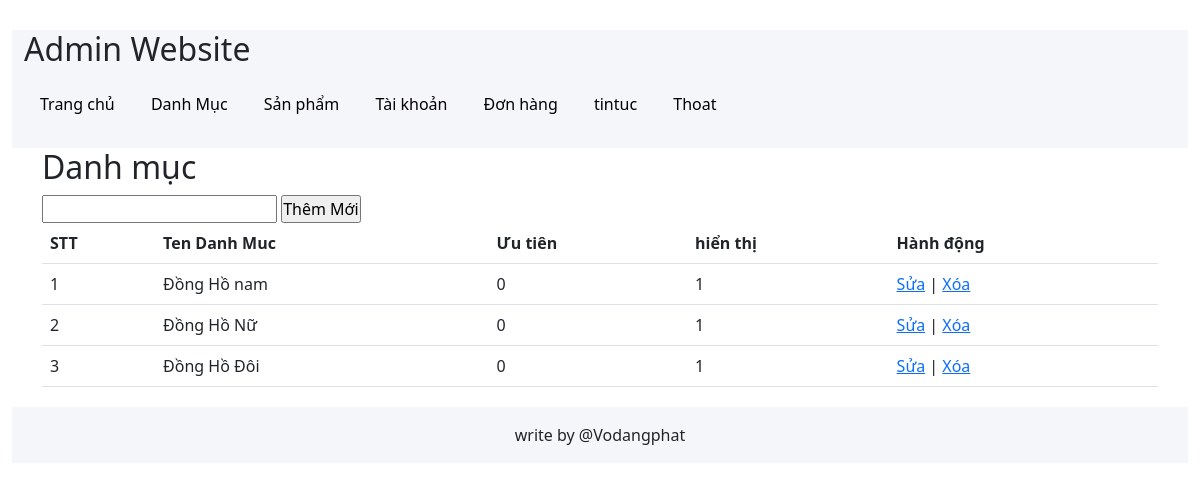
Page /admin/admin_index.php?act=danhmuc (signed in) on the committed database.
### tables this page shows
CREATE TABLE `danhmuc` (
  `idDanhmuc` int(2) NOT NULL,
  `tenDanhMuc` varchar(50) NOT NULL,
  `UuTien` int(11) NOT NULL DEFAULT 0,
  `hienThi` tinyint(4) NOT NULL DEFAULT 1
);

### model/danhmuc.php (called while the page is built, shortened)
<?php
   function getAll_dm()
   {
    $conn=connect_db();
    $stmt =$conn->prepare("SELECT * FROM danhmuc");
    $stmt->execute();
    $stmt->setFetchMode(PDO::FETCH_ASSOC);
    $kq= $stmt -> fetchAll();
    return $kq;
   }
?>

### admin/view-admin/danhmuc.php (the view, shortened to what this page needs)
<section class="container">
      <h2>Danh mục</h2>
      <form action="admin_index.php?act=themdanhmuc" method="post">
            <input type="text" name="tenDanhmuc" id="">
            <input type="submit" value="Thêm Mới" name="themmoi">
      </form>
      <table class="table">
            <tr >
                  <th>STT</th>
                  <th>Ten Danh Muc</th>
                  <th>Ưu tiên</th>
                  <th>hiển thị</th>
                  <th>Hành động</th>
            </tr>
      <?php
             if(isset($kq) )
              {
                  $i=1;
                  foreach ($kq as $dm) {
                       echo '  <tr >
                       <td>'.$i.'</td>
                       <td>'.$dm["tenDanhMuc"].'</td>
                       <td>'.$dm["UuTien"].'</td>
                       <td>'.$dm["hienThi"].'</td>
                       <td><a href="admin_index.php?act=updatedanhmuc&idDanhmuc='.$dm["idDanhmuc"].'">Sửa</a> | <a href="admin_index.php?act=deldm&idDanhmuc='.$dm["idDanhmuc"].'">Xóa</a> </td>
                 </tr>';
                 $i++;
                  }
              }
              else
              {
                  echo "no data";
              }
      ?>
      </table>
</section>

### admin/view-admin/admin.css (style rules this page uses)
* { margin: 0; padding: 0; box-sizing: border-box; }

### rows in the picture
danhmuc: tenDanhMuc "Đồng Hồ nam", UuTien "0", hienThi "1"
danhmuc: tenDanhMuc "Đồng Hồ Nữ", UuTien "0", hienThi "1"
danhmuc: tenDanhMuc "Đồng Hồ Đôi", UuTien "0", hienThi "1"
